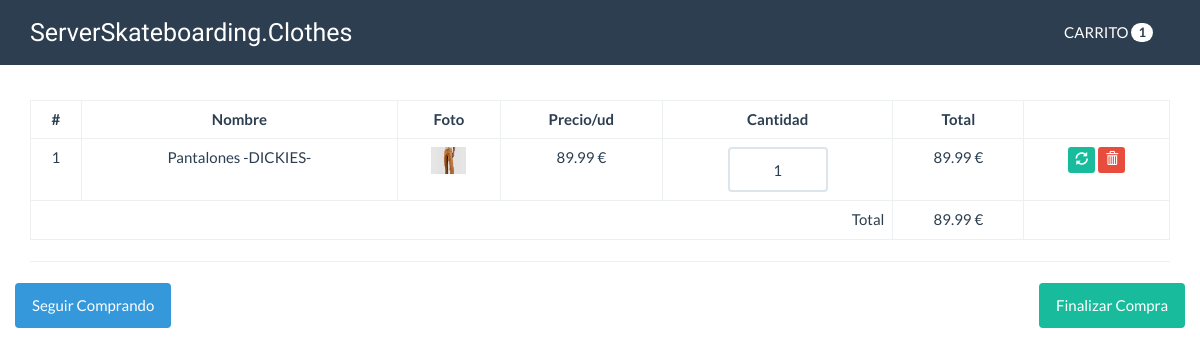
/carrito.php?id=9, run on the app's committed database.
### tables this page shows
CREATE TABLE `prendas` (
  `id` int(11) NOT NULL,
  `nombre` varchar(80) NOT NULL,
  `descripcion` varchar(300) NOT NULL,
  `foto` varchar(100) NOT NULL,
  `precio` decimal(10,2) NOT NULL,
  `categoria_id` int(10) NOT NULL,
  `fecha` date NOT NULL,
  `estado` int(11) NOT NULL DEFAULT 1
);

### WEB/funciones.php (called while the page is built, shortened)
<?php
function calcularTotal(){
    $total = 0;
    if (isset ($_SESSION['carrito'])) {
        foreach ($_SESSION['carrito'] as $indice => $value) {
           $total += $value['precio'] * $value['cantidad'];
        }
    }
    return $total;
}
function cantidadPrendas(){
    $cantidad = 0;
    if (isset ($_SESSION['carrito'])) {
        foreach ($_SESSION['carrito'] as $indice => $value) {
           $cantidad ++;
        }
    }
    return $cantidad;
}
?>

### WEB/src/ropa.php (called while the page is built, shortened)
<?php
class Ropa
{
    private $cn = null;
    public function __construct()
    {
        $this->config = parse_ini_file(__DIR__ . '/../config.ini');
        $this->cn = new \PDO($this->config['dns'], $this->config['usuario'], $this->config['clave'], array(
            \PDO::MYSQL_ATTR_INIT_COMMAND => 'SET NAMES utf8'
        ));
    }
    public function mostrarPorId($id)
    {
        $sql = "SELECT * FROM `prendas` WHERE id=:id";
        $resultado = $this->cn->prepare($sql);
        $array = array(
            "id" => $id
        );
        if ($resultado->execute($array)) {
            return $resultado->fetch();
        } else {
            return false;
        }
    }
}

### WEB/carrito.php (the view, shortened to what this page needs)
<?php
require 'funciones.php';
if(isset($_GET['id']) && is_numeric($_GET['id'])){
    $id = $_GET['id'];
    $ropa = new dwes\Ropa;
    $resultado = $ropa->mostrarPorId($id);
}
?>
<!DOCTYPE html>
<html lang="en">
<head>
    <link rel="stylesheet" href="assets/css/bootstrap.min.css">
    <link rel="stylesheet" href="assets/css/estilos.css">
    <link rel="stylesheet" href="assets/css/style.css">
</head>
<body>
    <nav class="navbar navbar-default navbar-fixed-top">
        <div class="container">
            <div class="navbar-header">
                <a class="navbar-brand texto-google" href="index.php">ServerSkateboarding.Clothes</a>
            </div>
            <div id="navbar" class="navbar-collapse collapse">
                <ul class="nav navbar-nav pull-right">
                    <li>
                        <a href="" class="btn">CARRITO <span class="badge"><?php print cantidadPrendas(); ?></span></a>
                    </li>
                </ul>
            </div>
        </div>
    </nav>
    <div class="container" id="main">
        <table class="table table-bordered table-hover text-center">
            <thead>
                <tr>
                    <th class="text-center">#</th>
                    <th class="text-center">Nombre</th>
                    <th class="text-center">Foto</th>
                    <th class="text-center">Precio/ud</th>
                    <th class="text-center">Cantidad</th>
                    <th class="text-center">Total</th>
                    <th class="text-center"></th>
                </tr>
            </thead>
            <tbody>
            <?php
                        if(isset($_SESSION['carrito']) && !empty($_SESSION['carrito'])){
                            $c=0;
                            foreach($_SESSION['carrito'] as $indice => $value){
                                $c++;
                                $total = $value['precio'] * $value['cantidad'];
                      ?>
                        <tr>
                            <form action="actualizar_carrito.php" method="post">
                                <td><?php print $c ?></td>
                                <td><?php print $value['nombre']  ?></td>
                                <td>
                                    <?php
                                        $foto = 'upload/'.$value['foto'];
                                        if(file_exists($foto)){
                                        ?>
                                        <img src="<?php print $foto; ?>" width="35">
                                    <?php }else{?>
                                        <img src="assets/imagenes/not-found.jpg" width="35">
                                    <?php }?>
                                </td>
                                <td><?php print $value['precio']  ?> €</td>
                                <td>
                                <input type="text" name="cantidad" class="form-control u-size-100 center-block" value="<?php print $value['cantidad'] ?>">
                                </td>
                                <td>
                                    <?php print $total  ?> €
                                </td>
                                <td>
                                    <button type="submit" class="btn btn-success btn-xs">
                                        <span class="glyphicon glyphicon-refresh"></span>
                                    </button>
                                    <a href="eliminar_carrito.php?id=<?php print $value['id'] ?>" class="btn btn-danger btn-xs">
                                        <span class="glyphicon glyphicon-trash"></span>
                                    </a>
                                </td>
                            </form>
                        </tr>
                    <?php
                        }
                        }else{
                    ?>
                        <tr>
                            <td colspan="7">NO HAY PRODUCTOS EN EL CARRITO</td>
                        </tr>
                    <?php
                        }
                    ?>
            </tbody>
            <tfoot>
                <tr>
                    <td colspan="5" class="text-right">Total</td>
                    <td><?php print calcularTotal();   ?> €</td>
                    <td></td>
                </tr>
            </tfoot>
        </table>
        <hr>
        <?php
            if (isset($_SESSION['carrito']) && !empty($_SESSION['carrito'])) {
        ?>
        <div class="row">
            <div class="pull-left">
                <a href="index.php" class="btn btn-info">Seguir Comprando</a>
            </div>
            <div class="pull-right">
                <a href="finalizar.php" class="btn btn-success">Finalizar Compra</a>
            </div>
        </div>
        <?php
         }
        ?>
    </div>
</body>
</html>

### WEB/assets/css/estilos.css (style rules this page uses)
#main { margin-top: 100px; }
.u-size-100 { width: 100px; text-align: center; }

### WEB/assets/css/style.css (style rules this page uses)
.texto-google { font-family: 'Unbounded', sans-serif; font-size: 25px; }

### data on the page
prendas: nombre "Pantalones -DICKIES-", foto (picture), precio "89.99", cantidad "1"

### other printed values
cantidadPrendas() "1"
calcularTotal() "89.99"
